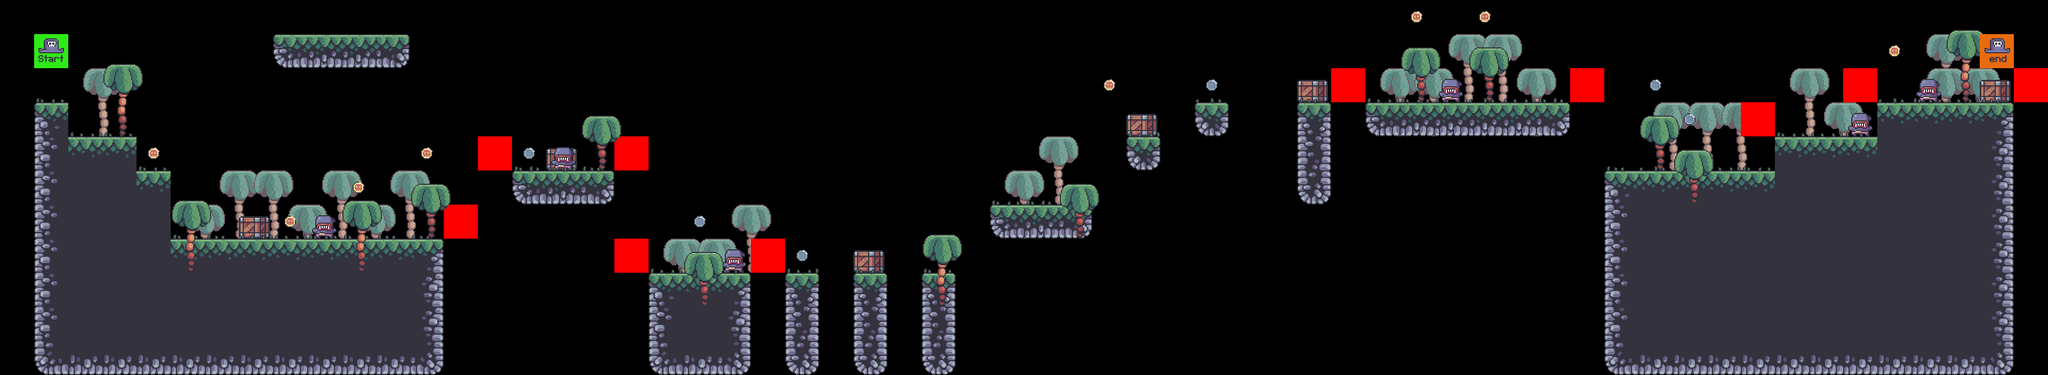

A 2D game scene composited from a Tiled map and its tileset images. What follows is a short description and the map's XML, with each tile layer's data collapsed to a summary:
An orthogonal 60x11 tile map with 64x64 px tiles, 9 tile layers (bg_palms, terrain, crates, grass, ...), 7 tilesets.

<map version="1.8" tiledversion="1.8.2" orientation="orthogonal" renderorder="right-down" width="60" height="11" tilewidth="64" tileheight="64" infinite="0" nextlayerid="10" nextobjectid="1">
 <editorsettings>
  <export target="../3/level_3.csv" format="csv" />
 </editorsettings>
 <tileset firstgid="1" source="../tilesets/terrain_tiles.tsx" />
 <tileset firstgid="17" source="../tilesets/coin_tiles.tsx" />
 <tileset firstgid="19" source="../tilesets/grass_tiles.tsx" />
 <tileset firstgid="24" source="../tilesets/palms.tsx" />
 <tileset firstgid="27" source="../tilesets/crates.tsx" />
 <tileset firstgid="28" source="../tilesets/player_tiles.tsx" />
 <tileset firstgid="30" source="../tilesets/enemy_tiles.tsx" />
 <layer id="1" name="bg_palms" width="60" height="11">
  <data>[660 cells, 26 non-empty, 1 distinct tile ids]</data>
 </layer>
 <layer id="5" name="terrain" width="60" height="11">
  <data>[660 cells, 182 non-empty, 16 distinct tile ids]</data>
 </layer>
 <layer id="6" name="crates" width="60" height="11">
  <data>[660 cells, 6 non-empty, 1 distinct tile ids]</data>
 </layer>
 <layer id="3" name="grass" width="60" height="11">
  <data>[660 cells, 45 non-empty, 5 distinct tile ids]</data>
 </layer>
 <layer id="8" name="enemies" width="60" height="11">
  <data>[660 cells, 6 non-empty, 1 distinct tile ids]</data>
 </layer>
 <layer id="9" name="constraints" width="60" height="11">
  <data>[660 cells, 10 non-empty, 1 distinct tile ids]</data>
 </layer>
 <layer id="4" name="fg_palms" width="60" height="11">
  <data>[660 cells, 13 non-empty, 2 distinct tile ids]</data>
 </layer>
 <layer id="2" name="coins" width="60" height="11">
  <data>[660 cells, 14 non-empty, 2 distinct tile ids]</data>
 </layer>
 <layer id="7" name="player" width="60" height="11">
  <data>[660 cells, 2 non-empty, 2 distinct tile ids]</data>
 </layer>
</map>
